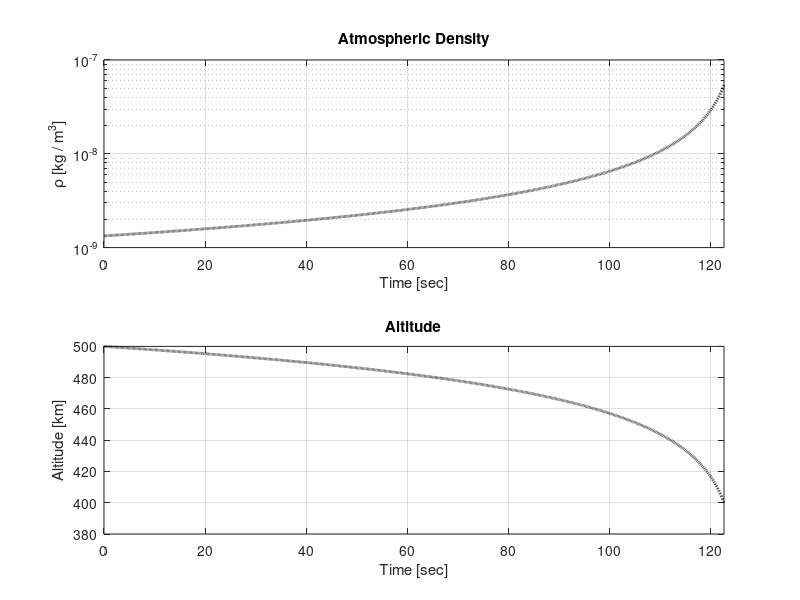

The MATLAB source for this figure:
% prob 2
% modeling atmospheric drag
alt = 500; %km
R_J = 71492; %km - equatorial radius
m_sc = 150; % kg
A = 2; %m^2 surface area
CD = 4; % coeff of drag
Temp = 165; % K
H = 27; %km, scale height
molarMass = 2.016; % g/mol
Rstar = 8.31446261815324; % m^3 Pa/ (K mol)
p0 = 10^5; % Pa 
rho0 = p0*molarMass / (Rstar * Temp); % g / m^3
rho0 = rho0 / 1000; %kg/m^3; 
alt_f = 400; %km
mu_Jupiter = 1.26686534*10^17; %m^3/s^2
T = 0; % start time in seconds
it = 1; % iteration counter
dT_sec = 0.01;
radius = (R_J+alt)*1000; %m
effAe = CD*A/m_sc;

%% loop
while it < 1e5
    % atmospheric density
    rho(it) = rho0*exp(-alt(it)/H); %kg/m^3
    
    % decrement in semi-major axis
    da = -sqrt(mu_Jupiter*radius)*rho(it)*effAe* dT_sec; % m
    %da = -sqrt(mu_Jupiter)*rho*effAe * dT_sec / 2; % sqrt([m])
    
    it = it+1;
    % update orbital radius
    radius = radius + da;
    %radius = (sqrt(radius) + da)^2;
    T = T + dT_sec;

    alt(it) = radius/1000 - R_J; % km
    % solve for new alt
    if alt(it) <= alt_f % km
        fprintf('Time to decay: %.2f seconds \n',T);
        break
    end
end

figure;
subplot(2,1,1);
semilogy((1:it-1)*dT_sec,rho,'k--','LineWidth',2);
grid on;
xlabel('Time [sec]');
ylabel('\rho [kg / m^3]');
title('Atmospheric Density');
xlim([0 T]);

subplot(2,1,2);
plot((1:it)*dT_sec,alt,'k--','LineWidth',2);
grid on;
xlabel('Time [sec]');
ylabel('Altitude [km]');
title('Altitude');
xlim([0 T]);